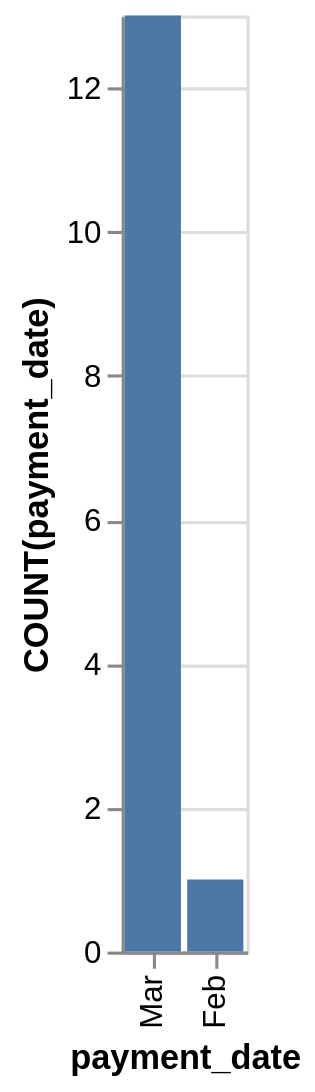

Vega-Lite specification for this chart:
### Vega-Lite specification from a JSON file in a GitHub repository (floating-point values rounded to 4 significant figures)
{"data": {"values": [{"x_data": "Mar", "y_data": 13}, {"x_data": "Feb", "y_data": 1}]}, "mark": "bar", "encoding": {"x": {"field": "x_data", "type": "nominal", "title": "payment_date", "sort": {"op": "sum", "field": "y_data", "order": "descending"}}, "y": {"field": "y_data", "type": "quantitative", "title": "COUNT(payment_date)"}}}
